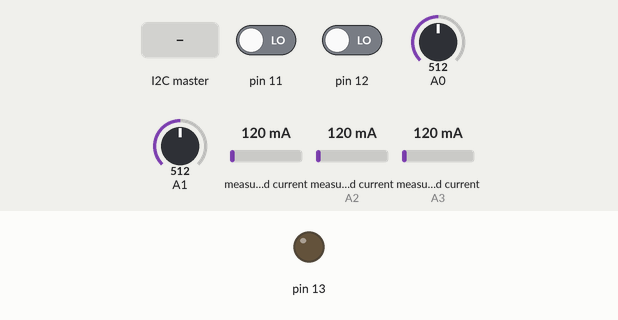
A sketch run on a simulated Arduino Uno, built with avr-gcc and run on an emulated ATmega328P. Parts: output pins drawn as LEDs (lit = HIGH). Inputs (shaded band) come from the test bench; at power-on: pin 11 LOW, pin 12 LOW, A0 = 512, A1 = 512, measured current 120 mA, measured current (sensors on A2, A3) 120 mA. What the sketch prints to the serial monitor is not drawn.

Above: at 1.2 s.
1.3 s: the I2C master sends the byte 1
At 4.2 s:
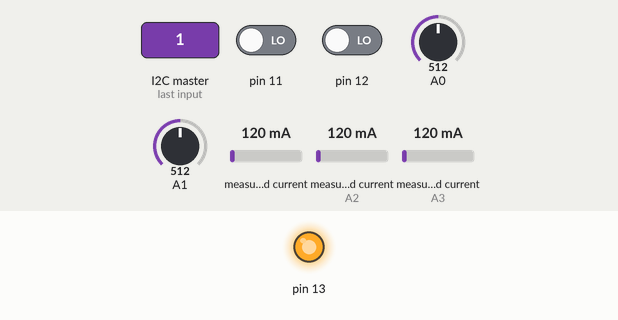
4.7 s: the I2C master sends the byte 0
6.2 s: the I2C master sends the byte 2
Timing chart, 0 to 9.2 s (numbered marks = the images above; inputs shaded):
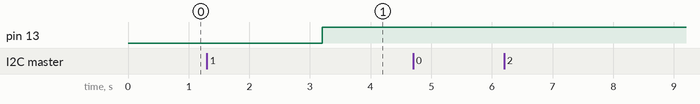

Measured:
- after the input at 4.7 s, every drawn part: stays the same
- after the input at 6.2 s, every drawn part: stays the same

The sketch:

BBPInversoresModuloAlternaV2.ino
```cpp
#include "EmonLib.h"
#include <Wire.h>
EnergyMonitor energyMonitor;

#define espera 3000

double lst = 0; //Guardo los tiempos para sincronizar lecturas de sensores de alterna

//Variables adonde guardo los datos de los sensores
int VIN   = 0; //Tension de entrada de Alterna
int VOUT  = 0; //Tension de salida Alterna
float IIN = 0; //Corriente de entrada Alterna
float IOUT= 0; //Corriente de salida Alterna


String dataFileName = ""; //Inicio la String de la trama

void setup() {
  Wire.begin(8);                /* join i2c bus with address 8 */
  Wire.onReceive(receiveEvent); /* register receive event */
  Wire.onRequest(requestEvent); /* register request event */
  //Declaro las entradas de flancos
  pinMode(11, INPUT);
  pinMode(12, INPUT);
  pinMode(13, OUTPUT);
  Serial.begin(115200);
  //Establesco last time
  lst = millis();
}

void loop() {
  //Si paso el tiempo de espera..
  if((millis()-lst) > espera){
    //Levanto la informacion de los sensores
    VIN =  TensionAC(A0,11,0);
    VOUT = TensionAC(A1,12,0);
    IIN   = corrienteAC(2.80, A3);
    IOUT  = corrienteAC(2.80, A2);
    //Muestro en el serial
    Serial.print("VIN= ");
    Serial.println(VIN);
    Serial.print("VOUT= ");
    Serial.println(VOUT);
    Serial.print("IIN= ");
    Serial.println(IIN);
    Serial.print("IOUT= ");
    Serial.println(IOUT);
    //Si tengo tension en entrada y salida apago la Alarma
    if(VIN !=0 && VOUT != 0)
       digitalWrite(13, LOW);
    //Genero los datos a enviar en la proxima transmision actualizados con los valores de los sensores
    CreoDatos();
   }

}

//Mido la tension de alterna y la devuelvo
//Parametros: Pata de señal, Pin digital Detector de ceros, correcion del valor
//
int TensionAC(int senal, int detectordemaximos, int offset){
int contador = 0;
int maximo = 0;
int minimo = 0;
int prev = 0;
    double times = millis();
    while(digitalRead(detectordemaximos) == 1){
       if((millis()-times) > 200){
          lst = millis();
          delay(1);
          digitalWrite(13, HIGH);
          return 0;
       }
    }
    times = millis();
    while(contador < 3){
      if((millis()-times) > 200){
        lst = millis();
        delay(1);
        digitalWrite(13, HIGH);
        return 0;
      }
      int flancos = digitalRead(detectordemaximos);
      float lec = analogRead(senal);
      if(lec < minimo)
        minimo = lec;
      if(lec > maximo)
        maximo = lec;
      if(flancos == 0 && prev == 1)
        contador++;
      prev = flancos;
    }
  lst = millis();
  return int((maximo - minimo)*0.378) + offset;
}

// Mide la corriente de alterna (Amperes)
//
float corrienteAC(float cal, int pin){
  float Irms = energyMonitor.calcIrms(1484);
  energyMonitor.current(pin, cal);
  if(Irms < 0 || Irms < 0.1)
    Irms = 0;
  return Irms;
}

// Creo los datos para enviar
// Aca leeria los sensores.. la idea es que se actualice cada cierto tiempo
void CreoDatos(){
  String VI = String(VIN);
  String VII = "";
  String VO = String(VOUT);
  String VOO = "";
  String II = String(int(IIN*100));
  String III = "";
  String IO = String(int(IOUT*100));
  String IOO = "";
  if((VI.length()) < 5 ){
    for(int i = 0; i < (5 - (VI.length())); i ++){
       VII = VII + "0";
    }
    VII = VII + VI;
  }
  else
    VII = VI;

  if((VO.length()) < 5 ){
      for(int i = 0; i < (5 - (VO.length())); i ++){
         VOO = VOO + "0";
      }
      VOO = VOO + VO;
    }
    else
      VOO = VO;

  if((IO.length()) < 5 ){
      for(int i = 0; i < (5 - (IO.length())); i ++){
         IOO = IOO + "0";
      }
      IOO = IOO + IO;
    }
    else
      IOO = IO;

  if((II.length()) < 5 ){
      for(int i = 0; i < (5 - (II.length())); i ++){
         III = III + "0";
      }
      III = III + II;
    }
    else
      III = II;

    dataFileName = VII + VOO + III + IOO;
}

// function that executes whenever data is received from master
void receiveEvent(int howMany) {
 Serial.print("Recibi: ");
 while (0 <Wire.available()) {
    char c = Wire.read();      /* receive byte as a character */
    Serial.print(c);           /* print the character */
  }
 Serial.println();             /* to newline */
}

// function that executes whenever data is requested from master
void requestEvent() {
 char __dataFileName[200];
 dataFileName.toCharArray(__dataFileName, sizeof(__dataFileName));
 Wire.write(__dataFileName);  /*send string on request */
}

void adaptacionString(String elemento, char tamano){
String aux = "";
  if(sizeof(elemento) < tamano){
    for(int i = 0; i < (tamano - sizeof(elemento)); i ++){
      aux = aux + "0";
    }
   elemento = aux + elemento;
   Serial.print("String modificada = ");
   Serial.println(elemento);
  }
}
```
